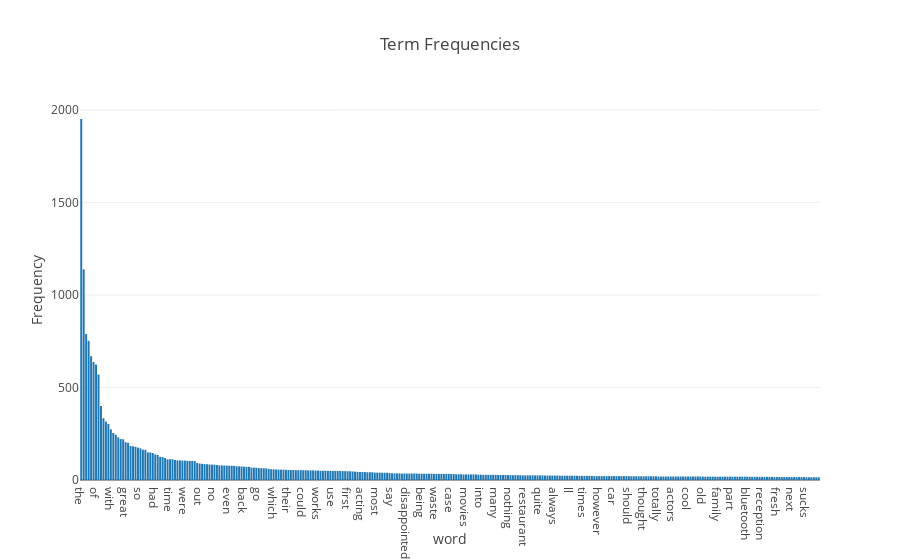

The notebook cell this image was saved under:
### Code cell
words_idx = np.argsort(np.sum(X_tf, axis=0).tolist()[0])[::-1][:300]
iplot(plot_word_frequency([np.array(tf_vectorizer.get_feature_names())[words_idx], 
                                         term_frequencies[words_idx]], 
                                        'Term Frequencies'))

### Figure 1 — Plotly figure (JSON) as saved in the notebook; plotly's stock layout.template omitted (floating-point values rounded to 4 significant figures; data arrays with more than 128 entries replaced by an {"elided": "..."} marker saying what was removed)
{"data": [{"type": "bar", "x": {"elided": "300 str values"}, "y": {"elided": "300 int values"}}], "layout": {"title": "Term Frequencies", "xaxis": {"title": "word"}, "yaxis": {"title": "Frequency"}}}
